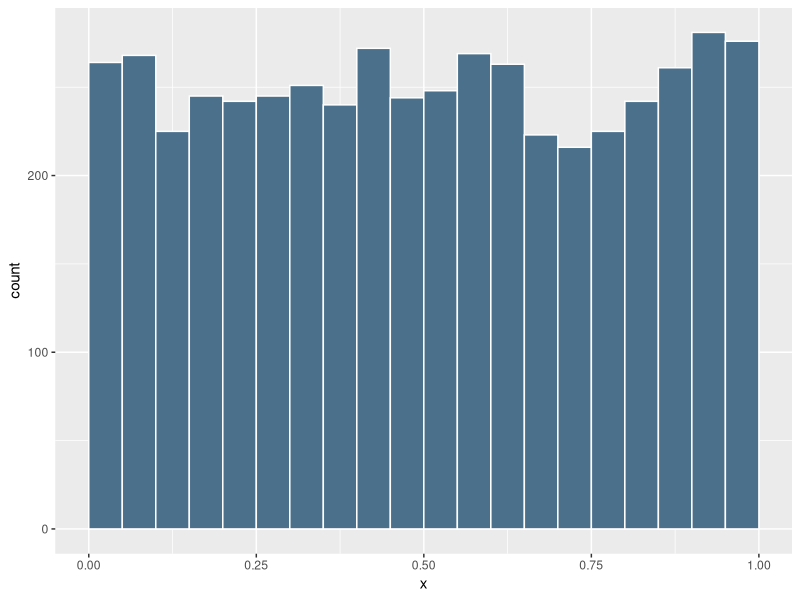
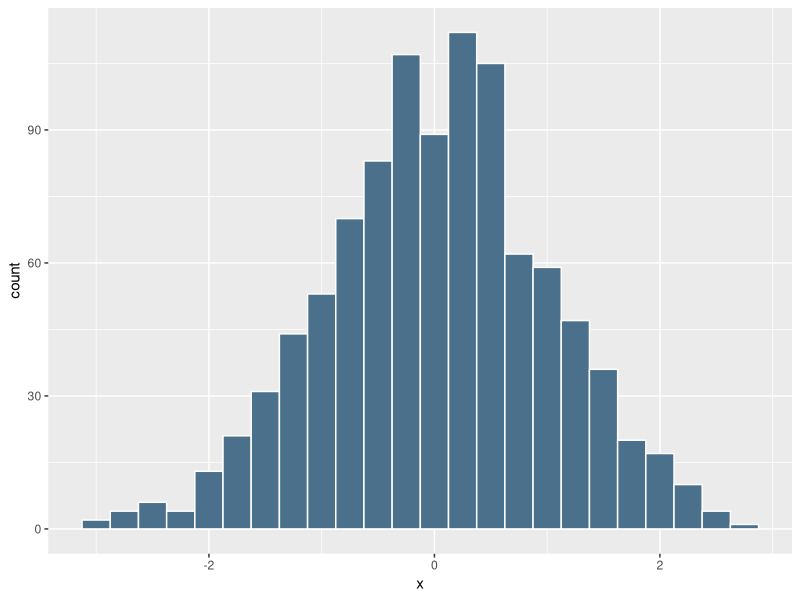
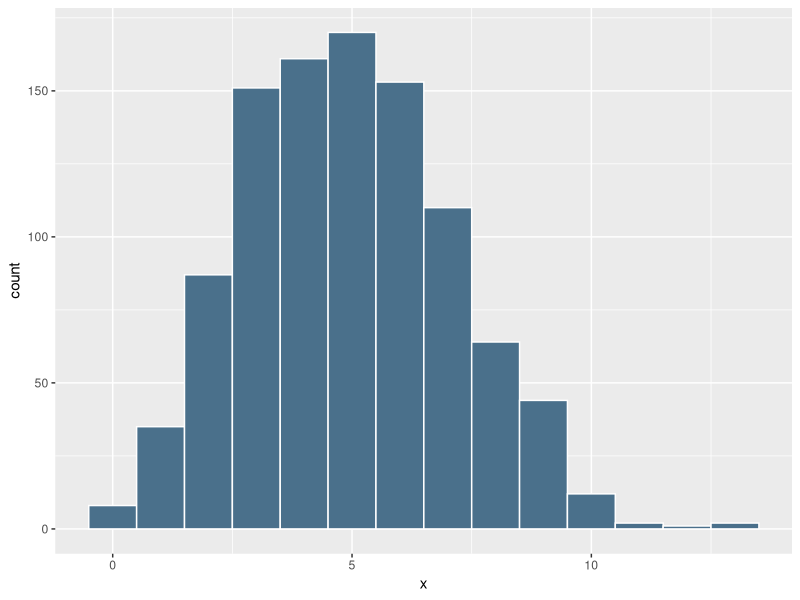
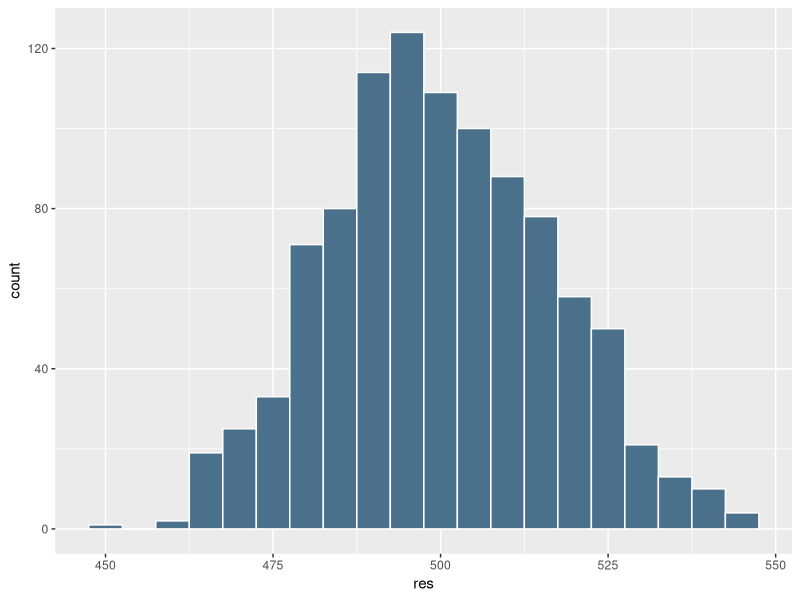
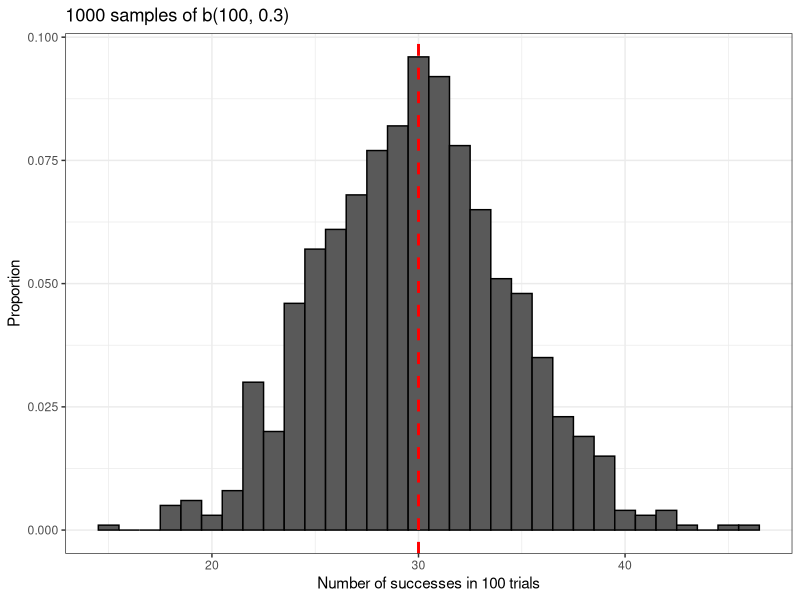
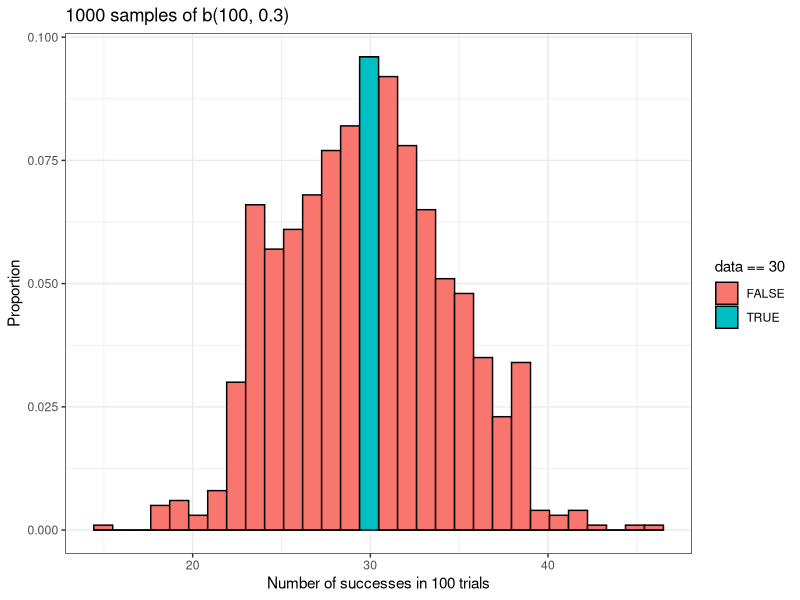
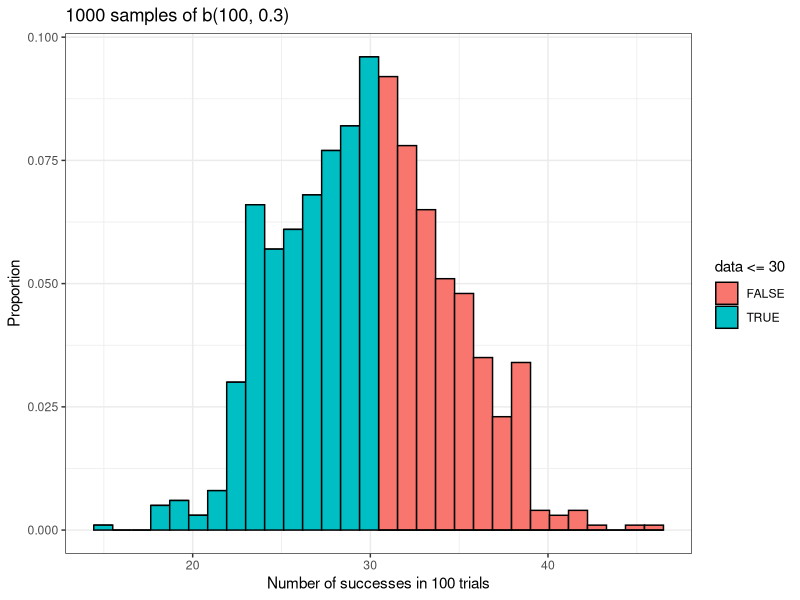

Here is the R script that generated these plots, in order:
## ---- chunk 1
library(tidyverse)
library(magrittr)
## ---- chunk 2
runif(n = 5e3, min = 0, max = 1) %>%
  tibble(x = .) %>%
  ggplot(., aes(x = x)) +
    geom_histogram(boundary = 0, binwidth = 0.05, fill = "skyblue4", color = "white")
## ---- chunk 3
rnorm(n = 1e3, mean = 0, sd = 1) %>%
  tibble(x = .) %>%
  ggplot(., aes(x = x)) +
    geom_histogram(center = 0, binwidth = 0.25, fill = "skyblue4", color = "white")
## ---- chunk 4
rpois(n = 1e3, lambda = 5) %>%
  tibble(x = .) %>%
  ggplot(., aes(x = x)) +
    geom_histogram(center = 0, binwidth = 1, fill = "skyblue4", color = "white")
## ---- chunk 5
coin_flips <- rbinom(n = 1000, size = 1000, prob = 0.5)
## ---- chunk 6
coin_flips %>%
  tibble(res = .) %>%
  ggplot(., aes(x = res)) +
    geom_histogram(binwidth = 5, center = 500, fill = "skyblue4", color = "white")
## ---- chunk 7
set.seed(12)
## ---- chunk 8
rbinom(1, 100, 0.3)
## ---- chunk 9
binomial_data <- rbinom(1000, 100, 0.3)
binomial_data <- tibble(data = binomial_data)

binomial_data %>% ggplot() + 
  geom_histogram(binwidth = 1,
                 aes(x = data, 
                     y = after_stat(count / sum(count))), 
                     color = 'black') +
  geom_vline(xintercept = 30, 
             size = 1, 
             linetype = 'dashed',
             color = 'red') +
  theme_bw() +
  labs(x = 'Number of successes in 100 trials',
       y = 'Proportion',
       title = '1000 samples of b(100, 0.3)')
## ---- chunk 10
dbinom(30, 100, 0.3)
## ---- chunk 11
binomial_data %>% 
  ggplot() + 
  geom_histogram(aes(x = data,
                     y = after_stat(count / sum(count)),
                     fill = data == 30), 
                 color = 'black') +
  theme_bw() +
  labs(x = 'Number of successes in 100 trials',
       y = 'Proportion',
       title = '1000 samples of b(100, 0.3)')
## ---- chunk 12
binomial_data %>%
  dplyr::summarize(
    proportion_of_30s = sum(binomial_data == 30) / n()
  )
## ---- chunk 13
pbinom(30, 100, 0.3)
## ---- chunk 14
binomial_data %>%
  ggplot() + 
  geom_histogram(aes(x = data,
                     y = after_stat(count / sum(count)),
                     fill = data <= 30), 
                 color = 'black') +
  theme_bw() +
  labs(x = 'Number of successes in 100 trials',
       y = 'Proportion',
       title = '1000 samples of b(100, 0.3)')
